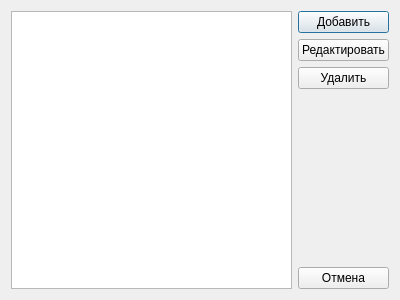
<?xml version="1.0" encoding="UTF-8"?>
<ui version="4.0">
 <class>PairSelectorDialog</class>
 <widget class="QDialog" name="PairSelectorDialog">
  <property name="geometry">
   <rect>
    <x>0</x>
    <y>0</y>
    <width>400</width>
    <height>300</height>
   </rect>
  </property>
  <property name="windowTitle">
   <string>Выбор пары</string>
  </property>
  <property name="modal">
   <bool>true</bool>
  </property>
  <layout class="QHBoxLayout" name="horizontalLayout">
   <item>
    <widget class="QListWidget" name="list">
     <property name="wordWrap">
      <bool>true</bool>
     </property>
    </widget>
   </item>
   <item>
    <layout class="QVBoxLayout" name="verticalLayout_2">
     <item>
      <widget class="QPushButton" name="addButton">
       <property name="text">
        <string>Добавить</string>
       </property>
      </widget>
     </item>
     <item>
      <widget class="QPushButton" name="editButton">
       <property name="text">
        <string>Редактировать</string>
       </property>
      </widget>
     </item>
     <item>
      <widget class="QPushButton" name="removeButton">
       <property name="text">
        <string>Удалить</string>
       </property>
      </widget>
     </item>
     <item>
      <spacer name="verticalSpacer">
       <property name="orientation">
        <enum>Qt::Vertical</enum>
       </property>
       <property name="sizeHint" stdset="0">
        <size>
         <width>20</width>
         <height>40</height>
        </size>
       </property>
      </spacer>
     </item>
     <item>
      <widget class="QPushButton" name="cancelButton">
       <property name="text">
        <string>Отмена</string>
       </property>
      </widget>
     </item>
    </layout>
   </item>
  </layout>
 </widget>
 <resources/>
 <connections>
  <connection>
   <sender>cancelButton</sender>
   <signal>clicked()</signal>
   <receiver>PairSelectorDialog</receiver>
   <slot>close()</slot>
   <hints>
    <hint type="sourcelabel">
     <x>346</x>
     <y>279</y>
    </hint>
    <hint type="destinationlabel">
     <x>199</x>
     <y>149</y>
    </hint>
   </hints>
  </connection>
 </connections>
</ui>
